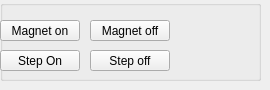
    <widget class="QWidget" name="tab_11">
     <attribute name="title">
      <string>Output Control Tab</string>
     </attribute>
     <widget class="QGroupBox" name="gb_output_shaft">
      <property name="geometry">
       <rect>
        <x>0</x>
        <y>0</y>
        <width>261</width>
        <height>81</height>
       </rect>
      </property>
      <property name="title">
       <string/>
      </property>
      <widget class="QPushButton" name="bt_off_magnet">
       <property name="geometry">
        <rect>
         <x>90</x>
         <y>20</y>
         <width>80</width>
         <height>21</height>
        </rect>
       </property>
       <property name="text">
        <string>Magnet off</string>
       </property>
      </widget>
      <widget class="QPushButton" name="bt_on_magnet">
       <property name="geometry">
        <rect>
         <x>0</x>
         <y>20</y>
         <width>80</width>
         <height>21</height>
        </rect>
       </property>
       <property name="text">
        <string>Magnet on</string>
       </property>
      </widget>
      <widget class="QPushButton" name="pushButton">
       <property name="geometry">
        <rect>
         <x>0</x>
         <y>50</y>
         <width>80</width>
         <height>21</height>
        </rect>
       </property>
       <property name="text">
        <string>Step On</string>
       </property>
      </widget>
      <widget class="QPushButton" name="pushButton_2">
       <property name="geometry">
        <rect>
         <x>90</x>
         <y>50</y>
         <width>80</width>
         <height>21</height>
        </rect>
       </property>
       <property name="text">
        <string>Step off</string>
       </property>
      </widget>
     </widget>
    </widget>
